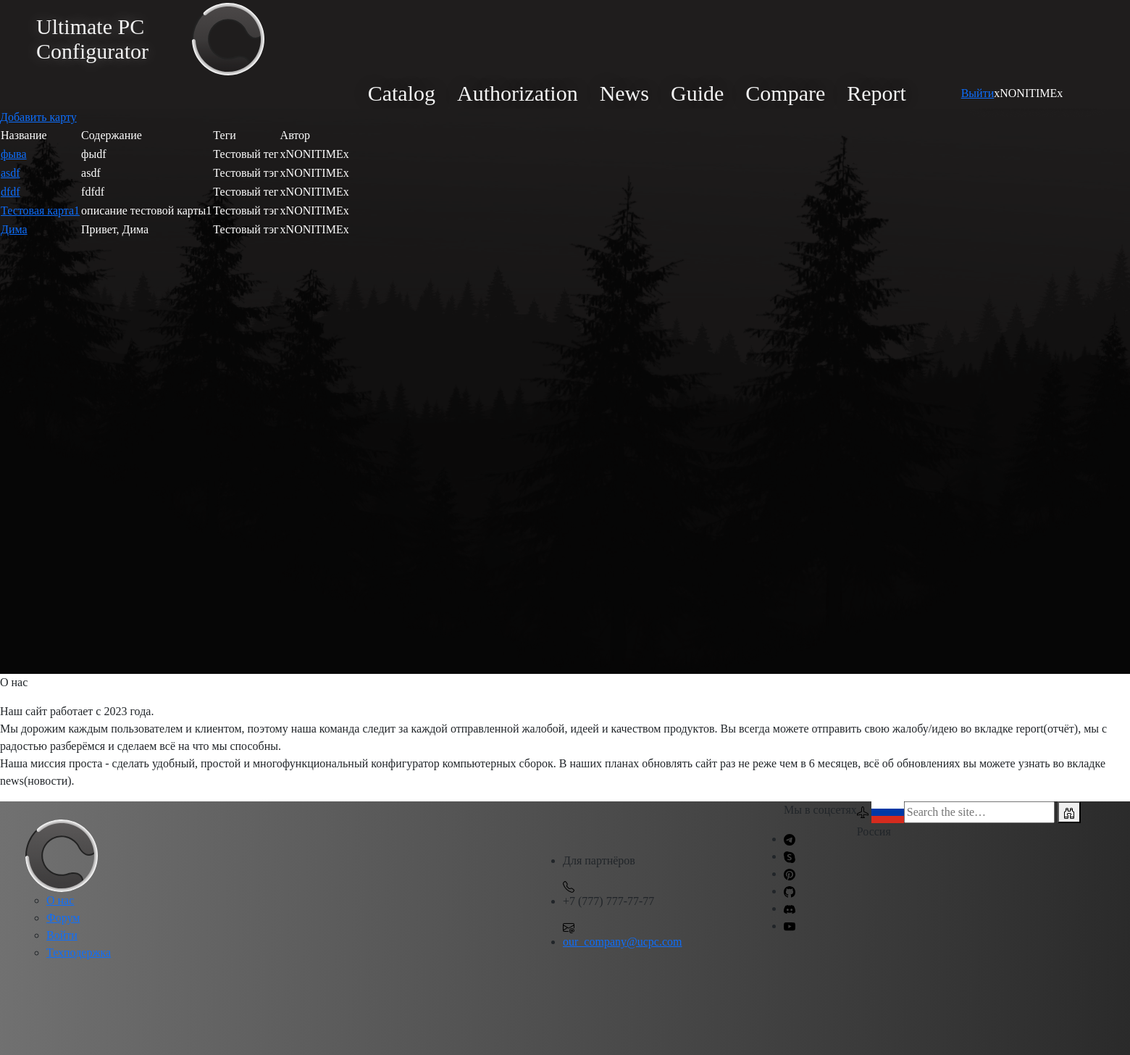
The app's page / (signed in), older data.
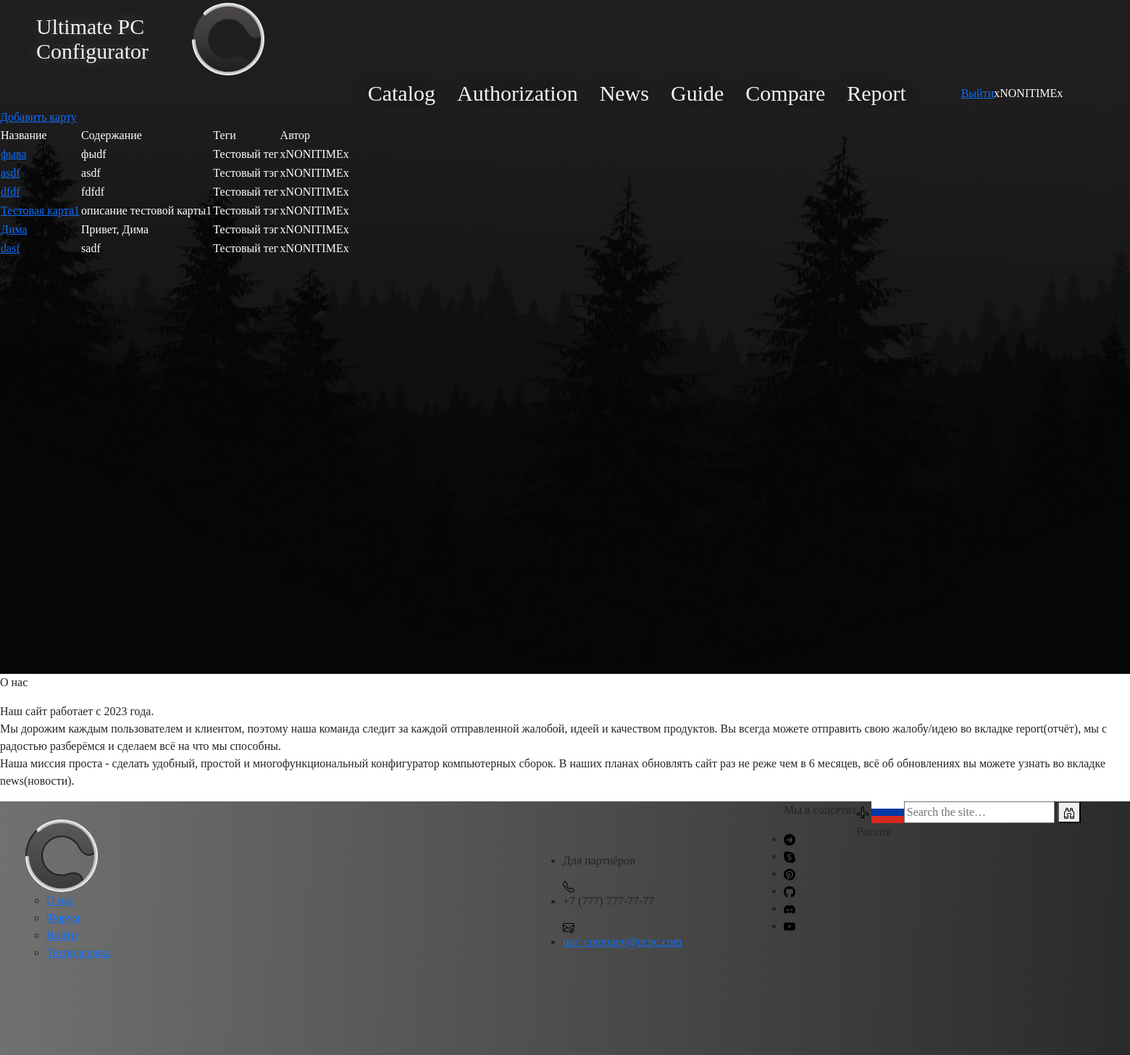
The same page, newer data.
### main/models.py (models this page shows, shortened)
class Cards(models.Model):
    title = models.CharField(max_length=50, verbose_name='Название')
    image = models.ImageField(upload_to='img', verbose_name='Картинка', blank=True)
    desc = models.TextField(max_length=250, verbose_name='Описание')
    file = models.FileField(upload_to='file', verbose_name='Файл')
    author = models.ForeignKey(User, on_delete=models.CASCADE, verbose_name='Автор')
    tags = models.ManyToManyField('Tag', verbose_name='Теги')
    def get_tags(self):
        tag_list = self.tags.all()
        res = [tag.title for tag in tag_list]
        return ', '.join(res)
    class Meta:
        verbose_name = 'Карта сборки'
        verbose_name_plural = 'Карты сборок'

class Tag(models.Model):
    title = models.CharField(max_length=50, verbose_name='Тэг')
    date_created = models.DateTimeField(auto_now_add='True')
    class Meta:
        verbose_name = 'Тэг'
        verbose_name_plural = 'Тэги'

### main/views.py (the view)
# urls.py: path('', views.Index.as_view(), name='home'),
class Index(TemplateView):
    template_name = 'index.html'
    def get(self, request):
        contex = {}
        if request.user.is_authenticated:
            cards = Cards.objects.filter(author=request.user)
            contex['cards'] = cards
        return render(request, self.template_name, contex)

### main/templates/index.html (shortened to what this page needs)
{% extends 'base.html' %}
{% block content %}
    {% if user.is_authenticated %}
        <table>
            <tr>
                <td>Название</td>
                <td>Содержание</td>
                <td>Теги</td>
                <td>Автор</td>
            </tr>
            {% for i in cards %}
                <tr>
                    <td><a href="edit_card/{{ i.id }}">{{ i.title }}</a></td>
                    <td>{{ i.desc }}</td>
                    <td>{{ i.get_tags }}</td>
                    <td>{{i.author}}</td>
                </tr>
            {% endfor %}
            <a href="add_card">Добавить карту</a>
        </table>
    {% else %}
        <div>Нет контента</div>
    {% endif %}
{% endblock %}

Row changes from the older to the newer data that the page shows:
added Cards: title "dasf", desc "sadf", get_tags "Тестовый тег", author "xNONITIMEx"
